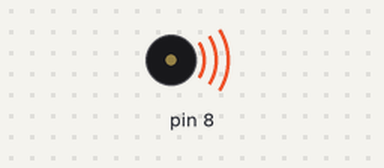
Recording of a sketch running on a simulated Arduino Uno, built with avr-gcc and run on an emulated ATmega328P. Shown: buzzer (waves = sounding).

Above: at 0.1 s.
At 8.1 s:
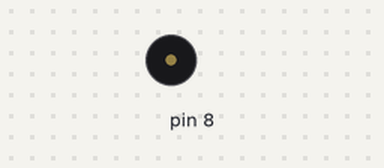
Timing chart, 0 to 9.6 s (numbered marks = the images above):
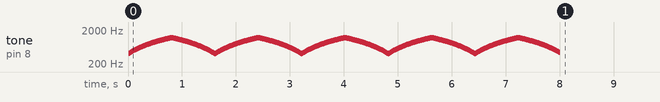

The sketch:

TinkerCadTest.ino
```cpp
class SmartSiren {
  public:
    SmartSiren(uint8_t pin) {
      _pin = pin;
      pinMode(_pin, OUTPUT);
      _mode = 0;
      _previousMillis = 0;
      _toneValue = 400;
      _rising = true;
    }

    void fire() { _mode = 1; }
    void ambulance() { _mode = 2; }
    void police() { _mode = 3; }
    void stop() {
      _mode = 0;
      noTone(_pin);
    }

    void update() {
      unsigned long currentMillis = millis();
      if (_mode == 0) return;

      // Fire
      if (_mode == 1) {
        if (currentMillis - _previousMillis >= 10) {
          _previousMillis = currentMillis;

          if (_rising) _toneValue += 10;
          else _toneValue -= 10;

          if (_toneValue >= 1200) _rising = false;
          if (_toneValue <= 400) _rising = true;

          tone(_pin, _toneValue);
        }
      }

      // Ambulance
      if (_mode == 2) {
        if (currentMillis - _previousMillis >= 500) {
          _previousMillis = currentMillis;
          static bool toggle = false;
          toggle = !toggle;
          tone(_pin, toggle ? 800 : 1200);
        }
      }

      // Police
      if (_mode == 3) {
        if (currentMillis - _previousMillis >= 200) {
          _previousMillis = currentMillis;
          static bool toggle = false;
          toggle = !toggle;
          tone(_pin, toggle ? 1000 : 600);
        }
      }
    }

  private:
    uint8_t _pin;
    unsigned long _previousMillis;
    int _mode;
    int _toneValue;
    bool _rising;
};


// Create siren object on pin 8
SmartSiren siren(8);
unsigned long startTime = 0;
bool started = false;

void setup() {
  startTime = millis();
  siren.fire();
  // siren.ambulance();
  // siren.police();
  started = true;
}

void loop() {

  siren.update();

  if (started && millis() - startTime >= 8000) {
    siren.stop();   // Stop after 8 seconds
    started = false;
  }
}
```

Measured:
- by itself, tone on pin 8: plays 410 Hz for 0.01 s, 420 Hz for 0.01 s, 430 Hz for 0.01 s, 440 Hz for 0.01 s, 450 Hz for 0.01 s, 460 Hz for 0.01 s … (796 notes in this stretch)
